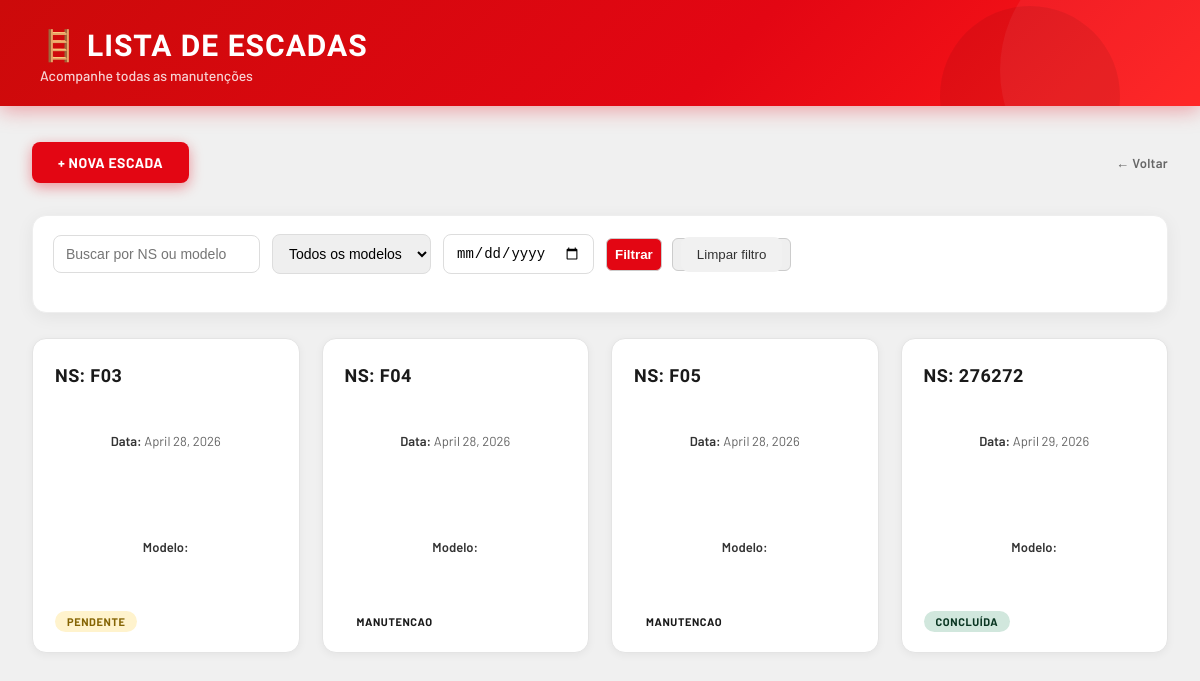
Page /escadas/ on the earlier database version.
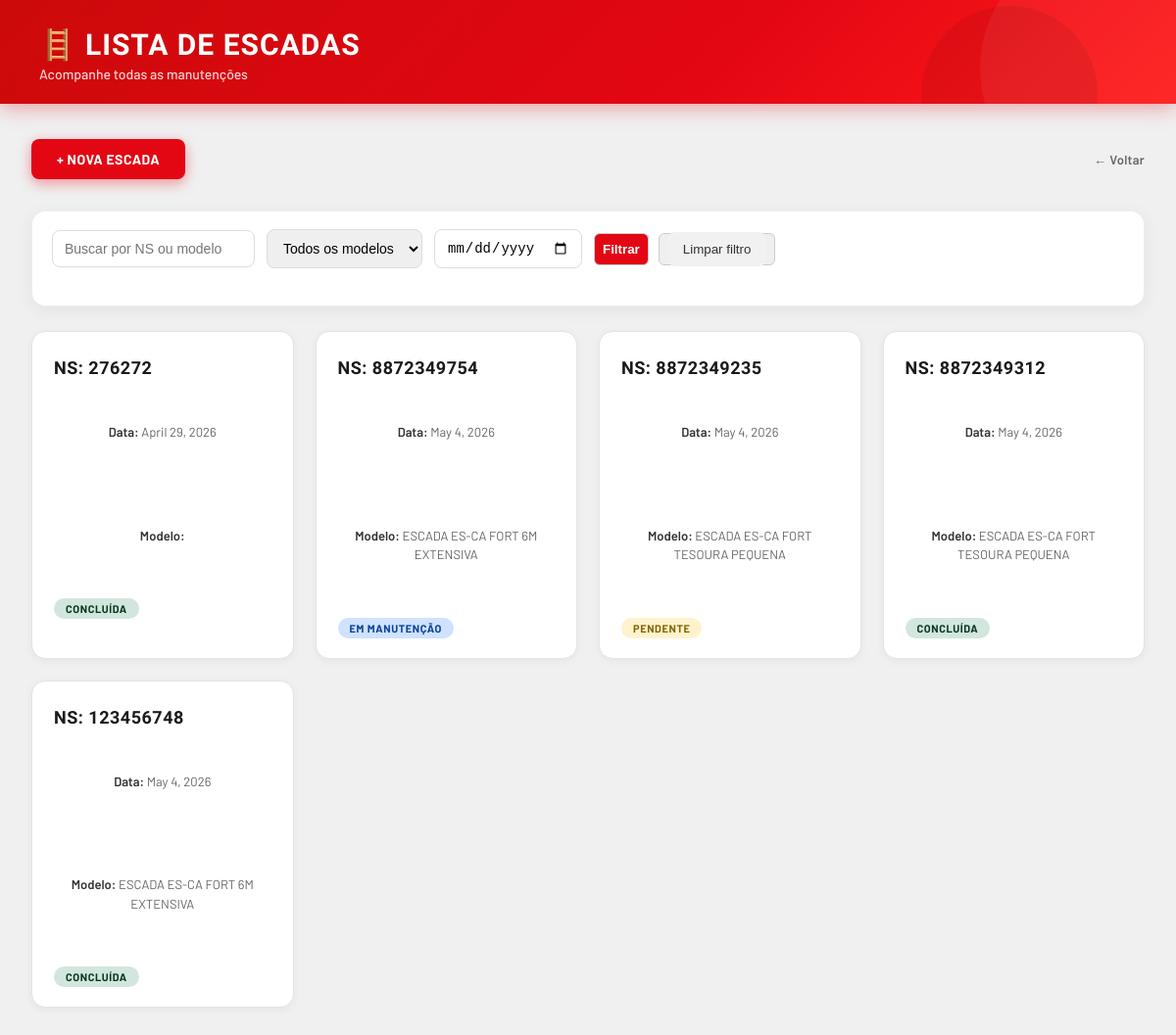
Same page on the later database version.
### manutencao_app/models.py (models this page shows, shortened)
class Escada(models.Model):
    codigo = models.CharField(max_length=20)
    data_envio = models.DateField()
    problema = models.CharField(max_length=100)
    STATUS_CHOICE = [
        ('pendente', 'Pendente'),
        ('em_manutencao', 'Em manutenção'),
        ('concluida', 'Concluída'),
    ]
    MODELO_CHOICE = [
        ('escada_es-ca_fort_tesoura_pequena', 'ESCADA ES-CA FORT TESOURA PEQUENA'),
        ('escada_es-ca_fort_6m_extensiva', 'ESCADA ES-CA FORT 6M EXTENSIVA'),
    ]
    modelo = models.CharField(max_length=40, choices=MODELO_CHOICE, default='')
    status = models.CharField(max_length=20, choices=STATUS_CHOICE, default='pendente')

### manutencao_app/views.py (the view)
# urls.py: path('escadas/', views.lista_escadas, name='lista_escadas'),
def lista_escadas(request):
    escadas = Escada.objects.all()
    busca = request.GET.get('q')
    modelo = request.GET.get('modelo')
    data = request.GET.get('data')
    if busca:
        escadas = escadas.filter(
            Q(codigo__icontains=busca) |
            Q(modelo__icontains=busca)
        )
    if modelo:
        escadas = escadas.filter(modelo=modelo)
    if data:
        escadas = escadas.filter(data_envio=data)
    return render(request, 'manutencao_app/lista_escadas.html', {'escadas': escadas})

### manutencao_app/templates/manutencao_app/lista_escadas.html (shortened to what this page needs)
{% extends 'manutencao_app/base.html' %}
{% load static %}
{% block extra_css %}
<link rel="stylesheet" href="{% static 'manutencao_app/lista_escadas.css' %}">
{% endblock %}
{% block conteudo %}
<div class="topo">
    <h1>🪜 Lista de Escadas</h1>
    <p>Acompanhe todas as manutenções</p>
</div>
<div class="container-cards">
    <div class="barra-acoes">
        <a href="{% url 'criar_escada' %}" class="botao-nova">+ Nova Escada</a>
        <a href="{% url 'home' %}" class="voltar">← Voltar</a>
    </div>
    <div class="barra-filtro">
        <form method="get" class="filtro">
            <input type="text" name="q" placeholder="Buscar por NS ou modelo">
            <select name="modelo">
                <option value="">Todos os modelos</option>
            </select>
            <input type="date" name="data" value="{{ request.GET.data }}">
            <div class="acoes-filtro">
                <button type="submit" class="btn-filtrar">Filtrar</button>
                <button type="submit">
                    <a href="{% url 'lista_escadas' %}" class="btn-limpar">Limpar filtro</a>
                </button>
            </div>
        </form>
    </div>
    <div class="cards">
        {% for escada in escadas %}
        <a href="{% url 'detalhe_escada' escada.id %}" class="card">
            <h3>NS: {{ escada.codigo }}</h3>
            <p><strong>Data:</strong> {{ escada.data_envio }}</p>
            <p><strong>Modelo:</strong> {{ escada.get_modelo_display }}</p>
            <span class="status {{ escada.status }}">{{ escada.get_status_display }}</span>
        </a>
        {% empty %}
        <p>Nenhuma escada cadastrada.</p>
        {% endfor %}
    </div>
</div>
{% endblock %}

### manutencao_app/templates/manutencao_app/base.html (shortened to what this page needs)
{% load static %}
<!DOCTYPE html>
<html lang="pt-br">
<head>
    <link rel="stylesheet" href="{% static 'manutencao_app/style.css' %}">
    {% block extra_css %}{% endblock %}
</head>
<body>
    <main class="conteudo">
        {% block conteudo %}
        {% endblock %}
    </main>
</body>
</html>

### manutencao_app/static/manutencao_app/style.css (style rules this page uses)
*, *::before, *::after { margin: 0; padding: 0; box-sizing: border-box; }
body { font-family: Arial, sans-serif; background: #f0f0f0; color: #1a1a1a; }
button { cursor: pointer; }
a { text-decoration: none; color: inherit; }

### manutencao_app/static/manutencao_app/lista_escadas.css (style rules this page uses)
*, *::before, *::after { margin: 0; padding: 0; box-sizing: border-box; }
body { background: #f0f0f0; font-family: 'Barlow', sans-serif; color: #1a1a1a; min-height: 100vh; }
.topo { background: #cc0a0a; background-image: linear-gradient(135deg, #cc0a0a 0%, #e30613 60%, #ff1a1a 100%); padding: 28px 40px 22px; position: relative; overflow: hidden; box-shadow: 0 4px 20px rgba(227,6,19,0.35); }
.topo::before { content: ''; position: absolute; right: -60px; top: -60px; width: 260px; height: 260px; border-radius: 50%; background: rgba(255,255,255,0.06); }
.topo::after { content: ''; position: absolute; right: 80px; bottom: -80px; width: 180px; height: 180px; border-radius: 50%; background: rgba(0,0,0,0.07); }
.topo h1 { font-family: 'Barlow Condensed', sans-serif; font-size: 30px; font-weight: 800; color: #fff; letter-spacing: 1px; text-transform: uppercase; position: relative; }
.topo p { color: rgba(255,255,255,0.82); font-size: 14px; font-weight: 500; margin-top: 4px; position: relative; }
.container-cards { max-width: 1240px; margin: 0 auto; padding: 36px 32px; }
.barra-acoes { display: flex; align-items: center; justify-content: space-between; margin-bottom: 32px; flex-wrap: wrap; gap: 12px; }
a.botao-nova { display: inline-flex; align-items: center; gap: 8px; background: #e30613; color: #fff; font-family: 'Barlow', sans-serif; font-weight: 700; font-size: 14px; letter-spacing: 0.5px; text-transform: uppercase; padding: 12px 26px; border-radius: 8px; text-decoration: none; box-shadow: 0 4px 14px rgba(227,6,19,0.4); transition: background 0.2s, transform 0.15s, box-shadow 0.2s; }
a.voltar { font-size: 13px; font-weight: 600; color: #666; text-decoration: none; letter-spacing: 0.3px; transition: color 0.2s; }
.cards { display: grid; grid-template-columns: repeat(auto-fill, minmax(230px, 1fr)); gap: 22px; }
.cards .card { background: #fff; border-radius: 14px; border: 1px solid #e4e4e4; padding: 26px 22px 20px; display: flex; flex-direction: column; gap: 6px; text-decoration: none; color: inherit; position: relative; overflow: hidden; transition: transform 0.22s ease, box-shadow 0.22s ease, border-color 0.22s; box-shadow: 0 2px 8px rgba(0,0,0,0.05); }
.cards .card::before { content: ''; position: absolute; top: 0; left: 0; right: 0; height: 4px; background: #e30613; transform: scaleX(0); transform-origin: left; transition: transform 0.25s ease; border-radius: 14px 14px 0 0; }
.cards .card h3 { font-family: 'Barlow Condensed', sans-serif; font-size: 18px; font-weight: 700; color: #1a1a1a; text-transform: uppercase; letter-spacing: 0.5px; }
.cards .card p { font-size: 13px; color: #666; line-height: 1.5; }
.cards .card p strong { color: #333; font-weight: 600; }
.status { display: inline-block; margin-top: 8px; padding: 4px 12px; border-radius: 20px; font-size: 11px; font-weight: 700; text-transform: uppercase; letter-spacing: 0.6px; align-self: flex-start; }
.status.em_manutencao { background: #cfe2ff; color: #084298; }
.status.pendente { background: #fff3cd; color: #856404; }
.status.concluida { background: #d1e7dd; color: #0a3622; }
.filtro { display: flex; gap: 10px; margin-bottom: 20px; flex-wrap: wrap; }
.filtro input, .filtro select, .filtro button { padding: 8px; border-radius: 6px; border: 1px solid #ccc; }
.barra-filtro { background: white; border-radius: 14px; padding: 18px 20px; margin-bottom: 25px; box-shadow: 0 4px 18px rgba(0,0,0,0.06); border: 1px solid #eee; }
.filtro { display: flex; align-items: center; gap: 12px; flex-wrap: wrap; }
.filtro input, .filtro select { padding: 10px 12px; border-radius: 8px; border: 1px solid #ddd; font-size: 14px; outline: none; transition: 0.2s; }
.acoes-filtro { display: flex; gap: 10px; }
.btn-filtrar { background: #e30613; color: white; border: none; padding: 10px 18px; border-radius: 8px; font-weight: 600; cursor: pointer; transition: 0.2s; }
.btn-limpar { background: #f1f1f1; color: #333; padding: 10px 16px; border-radius: 8px; text-decoration: none; font-weight: 500; transition: 0.2s; }
.cards p { color: #999; font-size: 15px; grid-column: 1/-1; text-align: center; padding: 40px 0; }

Differences in the rows shown:
removed Escada: codigo "F03", data_envio "April 28, 2026", status "PENDENTE"
removed Escada: codigo "F04", data_envio "April 28, 2026", status "MANUTENCAO"
removed Escada: codigo "F05", data_envio "April 28, 2026", status "MANUTENCAO"
added Escada: codigo "8872349754", data_envio "May 4, 2026", modelo "ESCADA ES-CA FORT 6M EXTENSIVA", status "EM MANUTENÇÃO"
added Escada: codigo "8872349235", data_envio "May 4, 2026", modelo "ESCADA ES-CA FORT TESOURA PEQUENA", status "PENDENTE"
added Escada: codigo "8872349312", data_envio "May 4, 2026", modelo "ESCADA ES-CA FORT TESOURA PEQUENA", status "CONCLUÍDA"
added Escada: codigo "123456748", data_envio "May 4, 2026", modelo "ESCADA ES-CA FORT 6M EXTENSIVA", status "CONCLUÍDA"
